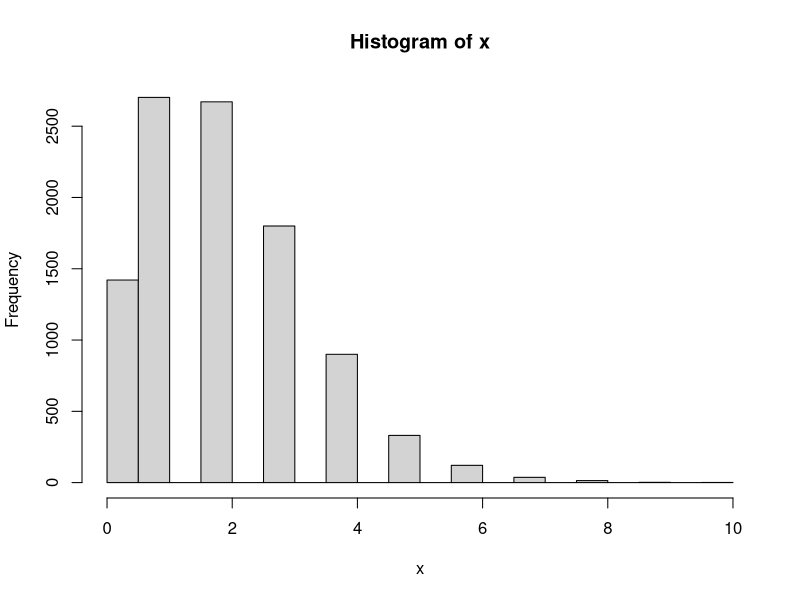
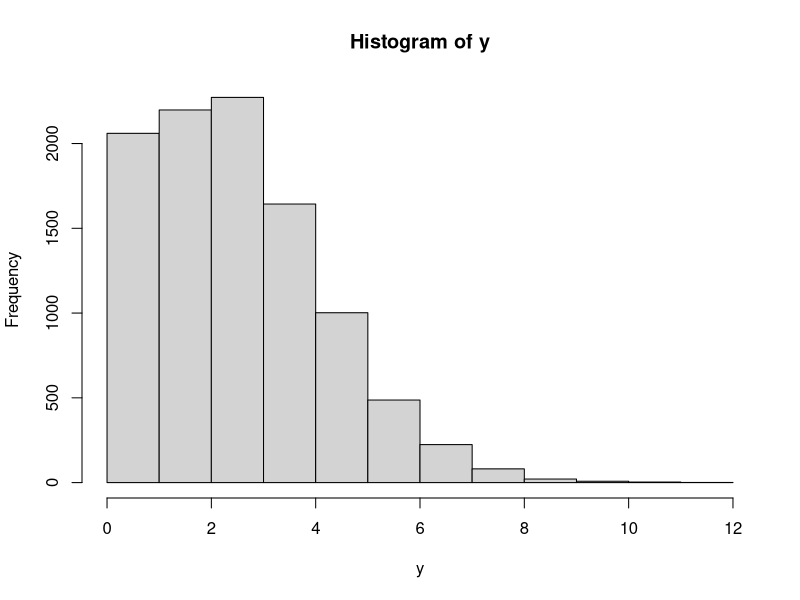

The R script that drew these images, in order:
#Poisson sim 1/15/2018
#Count data simulation

x <- rpois(n=10000, 2)
table(x)
hist(x)
mean(x)
var(x)

y <- rpois(n=10000, 3)
table(y)
hist(y)
mean(y)

df<- data.frame(event=c(x,y), group=c(rep("one", 10000), rep("two", 10000)))


summary(glm(event~group, family=poisson, data=df))
